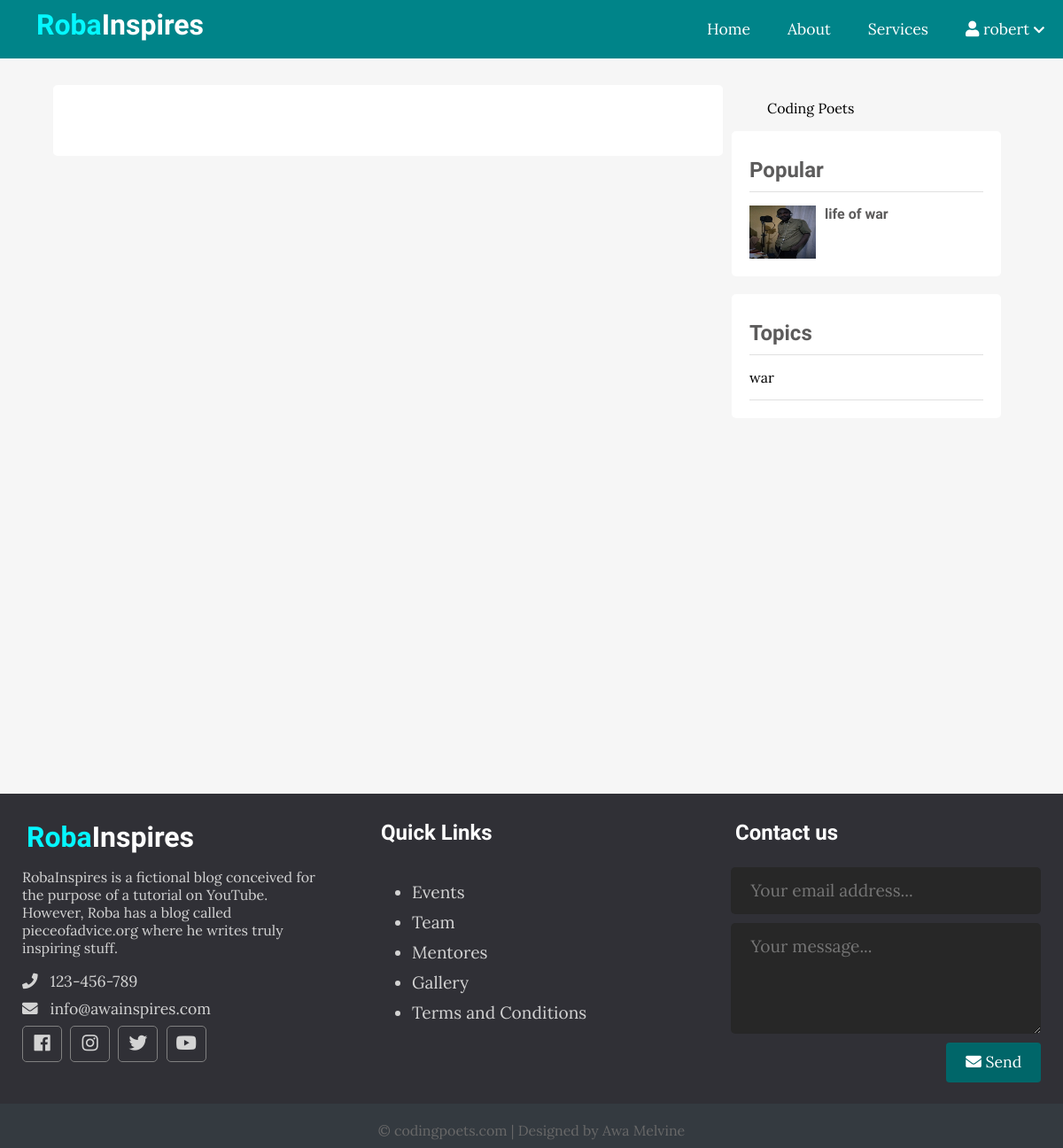
The page /single.php (signed in) on the database its author committed.
### tables this page shows
CREATE TABLE `post` (
  `id` int(11) NOT NULL,
  `user_id` int(11) NOT NULL,
  `topic_id` int(11) DEFAULT NULL,
  `title` varchar(255) NOT NULL,
  `image` varchar(255) DEFAULT NULL,
  `body` text NOT NULL,
  `publish` tinyint(1) DEFAULT 0,
  `created_at` datetime NOT NULL DEFAULT current_timestamp()
);

CREATE TABLE `topics` (
  `id` int(11) NOT NULL,
  `name` varchar(100) NOT NULL,
  `description` text NOT NULL
);

### app/database/db.php (called while the page is built, shortened)
<?php
require('conn.php');
function executeQuery($sql,$data){
    global $conn;
    $stmt=$conn->prepare($sql);
    $values=array_values($data);
    $types=str_repeat('s',count($values));
    $stmt->bind_param($types,...$values);
    $stmt->execute();
    return $stmt;
}
function selectAll($table,$conditions = []){
global $conn;
$sql="SELECT * FROM  $table";
if (empty($conditions)) {
    $stmt=$conn->prepare($sql);
    $stmt->execute();
    $records=$stmt->get_result()->fetch_all(MYSQLI_ASSOC);
    return $records;
}else {
    $i=0;
    foreach ($conditions as $key => $value) {
        if ($i===0) {
            $sql=$sql . " WHERE $key= ?";
        } else {
            $sql=$sql . " AND $key= ?";
        }
        $i++;
    }
    $stmt=executeQuery($sql,$conditions);
    $records=$stmt->get_result()->fetch_all(MYSQLI_ASSOC);
    return $records;
}
}

### app/controllers/post.php (called while the page is built, shortened)
<?php
include(ROOT_PATH . '/app/database/db.php');
$table='post';
$topics=selectAll('topics');
$posts=selectAll($table);

### single.php (the view, shortened to what this page needs)
<?php
include(ROOT_PATH . '/app/controllers/post.php');
$topics=selectAll('topics');
$posts=selectAll('post',['publish'=>1]);
?>
<!DOCTYPE html>
<html lang="en">
<head>
  <link rel="stylesheet" href="https://use.fontawesome.com/releases/v5.7.2/css/all.css"
>
  <link rel="stylesheet" href="asset/css/style.css">
</head>
<body>
  <?php include(ROOT_PATH . '/app/includes/header.php'); ?>
  <div class="page-wrapper">
    <div class="content clearfix">
      <div class="main-content-wrapper">
        <div class="main-content single">
        </div>
      </div>
      <div class="sidebar single">
        <div class="fb-page" data-href="https://web.facebook.com/codingpoets/" data-small-header="false"
          data-adapt-container-width="true" data-hide-cover="false" data-show-facepile="true">
          <blockquote cite="https://web.facebook.com/codingpoets/" class="fb-xfbml-parse-ignore"><a
              href="https://web.facebook.com/codingpoets/">Coding Poets</a></blockquote>
        </div>
        <div class="section popular">
          <h2 class="section-title">Popular</h2>
        <?php foreach ($posts as $p):?>
          <div class="post clearfix">
            <img src="<?php echo BASE_URL . '/asset/images/' . $p['image']; ?>" alt="">
            <a href="" class="title">
              <h4><?php echo $p['title'];?></h4>
            </a>
          </div>
        <?php endforeach;?>
        </div>
        <div class="section topics">
          <h2 class="section-title">Topics</h2>
          <ul>
             <?php foreach ($topics as  $topic):?>
              <li>
              <a href="<?php echo BASE_URL . '/index.php?t_id=' . $topic['id'] . '&name=' . $topic['name']; ?>">
                <?php echo $topic['name']; ?>
              </a>
              </li>
            <?php endforeach;?>
          </ul>
        </div>
      </div>
    </div>
  </div>
  <?php include("app/includes/footer.php")?>
</body>
</html>

### asset/css/style.css (style rules this page uses)
* { box-sizing: border-box }
html, body { height: 100%; padding: 0px; margin: 0px; background: #f6f6f6; font-family: 'Lora', serif; }
h1, h2, h3, h4, h5, h6 { font-family: 'Candal', serif; color: #5c5b5b; margin: 5px; }
a { text-decoration: none; color: inherit; }
.clearfix::after { content: ''; display: block; clear: both; }
.page-wrapper { min-height: 100%; }
.content { width: 90%; margin: 30px auto 30px; }
.content .main-content { width: 70%; float: left; }
.content .main-content.single { background: white; padding: 20px 50px; font-size: 1.1em; border-radius: 5px; }
.content .popular .post { border-top: 1px solid #e0e0e0; margin-top: 10px; padding-top: 10px; }
.content .popular .post img { height: 60px; width: 75px; float: left; margin-right: 10px; }
.content .sidebar { width: 30%; float: left; }
.content .sidebar.single { padding: 0px 10px; }
.content .sidebar .section { background: white; padding: 20px; border-radius: 5px; margin-bottom: 20px; }
.content .sidebar .section .section-title { margin: 10px 0px 10px 0px; }
.content .sidebar .section.topics ul { margin: 0px; padding: 0px; list-style: none; border-top: 1px solid #e0e0e0; }
.content .sidebar .section.topics ul li a { display: block; padding: 15px 0px 15px 0px; border-bottom: 1px solid #e0e0e0; transition: all 0.3s; }

### rows shown on the page
post: image (picture), title "life of war"
topics: name "war"

### other values the page prints
$_SESSION['username'] "robert"
